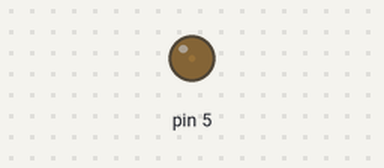
Recording of a sketch running on a simulated Arduino Uno, built with avr-gcc and run on an emulated ATmega328P. Parts: output pins drawn as LEDs (lit = HIGH). What the sketch prints to the serial monitor is not drawn.

Above: at 0.05 s.
At 1.55 s:
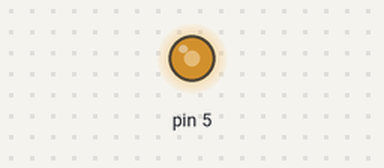
At 2.3 s:
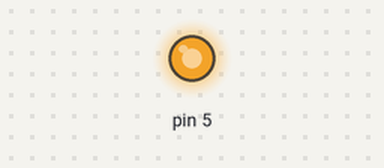
At 4.55 s:
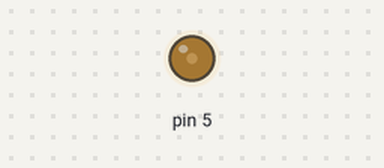
Timing chart, 0 to 6.7 s (numbered marks = the images above):
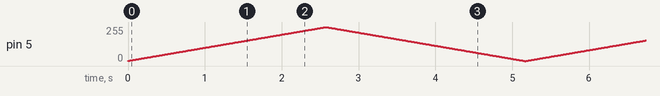

The sketch:

SimpleFade.ino
```cpp
/*
 Linear Fade

 Fades an LED on a linear path
 created by nearly everyone who's used an Arduino

 to change from 10-bit resolution to 8, change the resolution variable
  and comment out the analogWriteResolution() command

 modified 31 May 2023
 by Tom Igoe
 */


// number of steps = 2^PWM resolution:
const int steps = 255;
// change between steps:
int change = 1;
// current level:
int currentLevel = 1;

void setup() {
  Serial.begin(9600);
  // wait for serial monitor to open:
  if (!Serial) delay(3000);
  // initialize digital pin 5 as an output:
  pinMode(5, OUTPUT);
}
void loop() {
  // add change to brightness:
  currentLevel = currentLevel + change;
  // and constrain to 0-255:
  currentLevel = constrain(currentLevel, 0, steps);
  // if brightness is at either extreme, change the
  // direction of fading:
  if (currentLevel == 0 || currentLevel == steps) {
    change = -change;
  }
  // change the light:
  analogWrite(5, currentLevel);
  delay(10);
  Serial.println(currentLevel);
}
```
